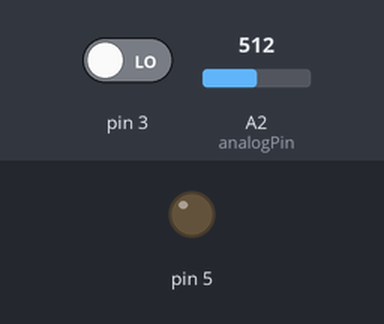
The sketch below on a simulated Arduino Uno, built with avr-gcc and run on an emulated ATmega328P. Shown: output pins drawn as LEDs (lit = HIGH). Inputs (shaded band) come from the test bench; at power-on: A2 (analogPin) = 512, pin 3 LOW.

Above: at 1.2 s.
1.3 s: A2 (analogPin) set to 484
At 2.1 s:
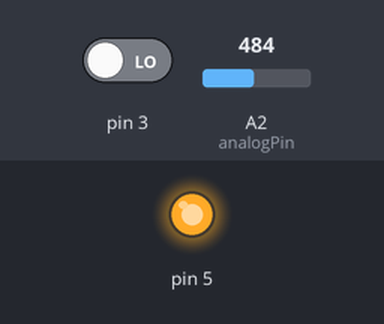
2.8 s: A2 (analogPin) set to 510
At 3.2 s:
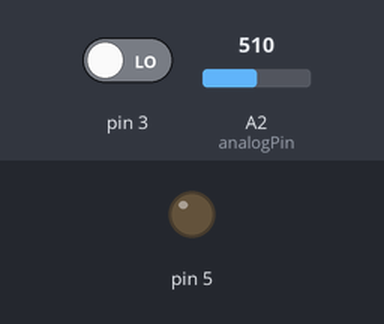
4.3 s: A2 (analogPin) set to 490
At 5.5 s:
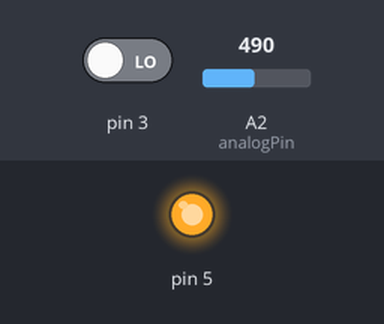
Timing chart, 0 to 7.3 s (numbered marks = the images above; inputs shaded):
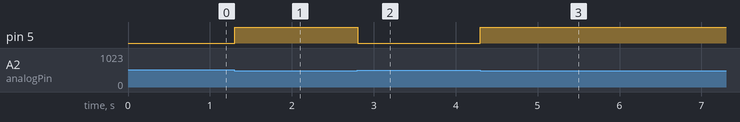

The sketch:

receiver_v1.ino
```cpp
#define main_time 1000

#define up 50
#define down 100
#define back 200
#define forward 300
#define left 400
#define right 500


volatile int counter = 0;
int analogPin = A2;

void setup() {
  Serial.begin(9600);
  pinMode(3, INPUT);
  pinMode(5, OUTPUT);
  attachInterrupt(digitalPinToInterrupt(3), sign, CHANGE);
}

void sign() {
  counter++;
}

void loop() {

  int i = 0;

  while (i < main_time){

    if (analogRead(analogPin) > 500){
      digitalWrite(5, LOW);
      delay(5);
      i+=1;
    }
    else {
      digitalWrite(5, HIGH);
      delay(5);
      i+=1;
    }
  }

  if(counter <= forward + 25 && counter >= forward - 25){
    Serial.println("f");
  }
  if(counter <= back + 25 && counter >= back - 25){
    Serial.println("b");
  }
  if(counter <= left + 25 && counter >= left - 25){
    Serial.println("l");
  }
  if(counter <= right + 25 && counter >= right - 25){
    Serial.println("r");
  }
  if(counter <= up + 25 && counter >= up - 25){
    Serial.println("u");
  }
  if(counter <= down + 25 && counter >= down - 25){
    Serial.println("d");
  }
  //Serial.println(counter);
  counter = 0;
  //Serial.print(" ");
  //Serial.println(analogRead(analogPin));
}
```

Measured:
- the behaviour switches between 501 and 500 on A2 (analogPin) (found by bisection; images 0 and 1)
- after the input at 1.3 s, pin 5: LOW → HIGH at once
- after the input at 2.8 s, pin 5: HIGH → LOW at once
- after the input at 4.3 s, pin 5: LOW → HIGH at once
